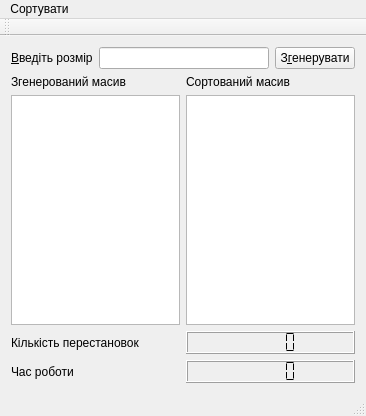
<?xml version="1.0" encoding="UTF-8"?>
<ui version="4.0">
 <class>MainWindow</class>
 <widget class="QMainWindow" name="MainWindow">
  <property name="geometry">
   <rect>
    <x>0</x>
    <y>0</y>
    <width>366</width>
    <height>416</height>
   </rect>
  </property>
  <property name="windowTitle">
   <string>Сортування</string>
  </property>
  <widget class="QWidget" name="centralWidget">
   <layout class="QGridLayout" name="gridLayout">
    <item row="6" column="1">
     <widget class="QLCDNumber" name="timer">
      <property name="segmentStyle">
       <enum>QLCDNumber::Flat</enum>
      </property>
     </widget>
    </item>
    <item row="2" column="0">
     <widget class="QTextEdit" name="genTextEdit"/>
    </item>
    <item row="0" column="0" colspan="2">
     <layout class="QHBoxLayout" name="horizontalLayout">
      <item>
       <widget class="QLabel" name="label">
        <property name="text">
         <string>&amp;Введіть розмір</string>
        </property>
        <property name="buddy">
         <cstring>lineEdit</cstring>
        </property>
       </widget>
      </item>
      <item>
       <widget class="QLineEdit" name="lineEdit"/>
      </item>
      <item>
       <widget class="QPushButton" name="pushButton">
        <property name="cursor">
         <cursorShape>PointingHandCursor</cursorShape>
        </property>
        <property name="acceptDrops">
         <bool>false</bool>
        </property>
        <property name="inputMethodHints">
         <set>Qt::ImhNone</set>
        </property>
        <property name="text">
         <string>З&amp;генерувати</string>
        </property>
       </widget>
      </item>
     </layout>
    </item>
    <item row="2" column="1">
     <widget class="QTextEdit" name="resultTaxtEdit"/>
    </item>
    <item row="1" column="0">
     <widget class="QLabel" name="label_2">
      <property name="text">
       <string>Згенерований масив</string>
      </property>
     </widget>
    </item>
    <item row="4" column="0">
     <widget class="QLabel" name="label_4">
      <property name="text">
       <string>Кількість перестановок</string>
      </property>
     </widget>
    </item>
    <item row="6" column="0">
     <widget class="QLabel" name="label_5">
      <property name="text">
       <string>Час роботи</string>
      </property>
     </widget>
    </item>
    <item row="1" column="1">
     <widget class="QLabel" name="label_3">
      <property name="text">
       <string>Сортований масив</string>
      </property>
     </widget>
    </item>
    <item row="4" column="1">
     <widget class="QLCDNumber" name="perestanovka">
      <property name="segmentStyle">
       <enum>QLCDNumber::Flat</enum>
      </property>
     </widget>
    </item>
   </layout>
  </widget>
  <widget class="QMenuBar" name="menuBar">
   <property name="geometry">
    <rect>
     <x>0</x>
     <y>0</y>
     <width>366</width>
     <height>21</height>
    </rect>
   </property>
   <widget class="QMenu" name="menu">
    <property name="title">
     <string>Сортувати</string>
    </property>
    <widget class="QMenu" name="method_include">
     <property name="title">
      <string>Метод простого включення</string>
     </property>
     <addaction name="Up1"/>
     <addaction name="Down1"/>
    </widget>
    <widget class="QMenu" name="quick_sort">
     <property name="title">
      <string>Метод швидкого сортування</string>
     </property>
     <addaction name="Up2"/>
     <addaction name="Down2"/>
    </widget>
    <addaction name="method_include"/>
    <addaction name="quick_sort"/>
   </widget>
   <addaction name="menu"/>
  </widget>
  <widget class="QToolBar" name="mainToolBar">
   <attribute name="toolBarArea">
    <enum>TopToolBarArea</enum>
   </attribute>
   <attribute name="toolBarBreak">
    <bool>false</bool>
   </attribute>
  </widget>
  <widget class="QStatusBar" name="statusBar"/>
  <action name="Up1">
   <property name="text">
    <string>За зростанням</string>
   </property>
  </action>
  <action name="Down1">
   <property name="text">
    <string>За спаданням</string>
   </property>
  </action>
  <action name="Up2">
   <property name="text">
    <string>За зростанням</string>
   </property>
  </action>
  <action name="Down2">
   <property name="text">
    <string>За спаданням</string>
   </property>
  </action>
 </widget>
 <layoutdefault spacing="6" margin="11"/>
 <resources/>
 <connections/>
 <slots>
  <slot>TextChanged(QString)</slot>
 </slots>
</ui>
